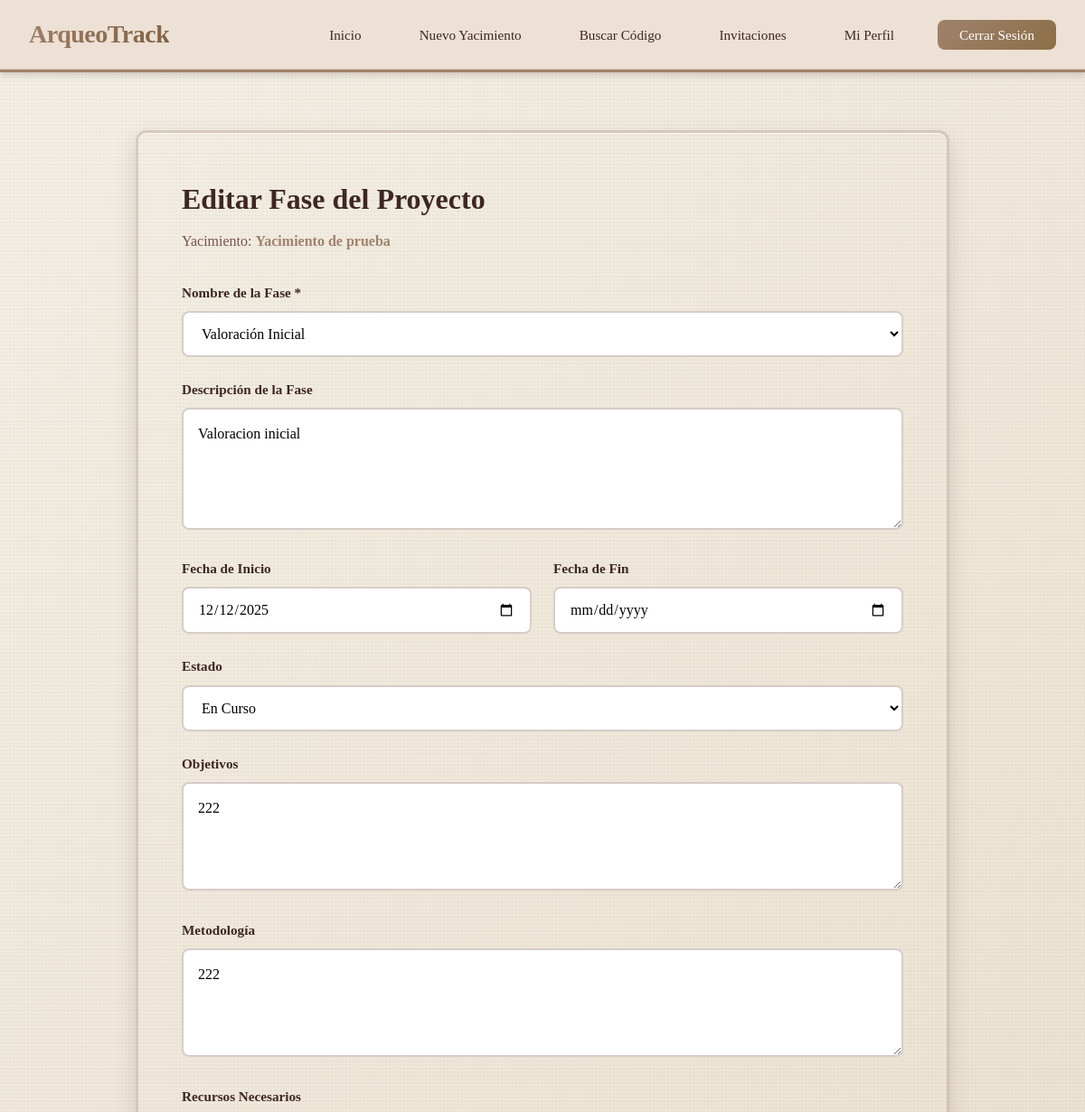
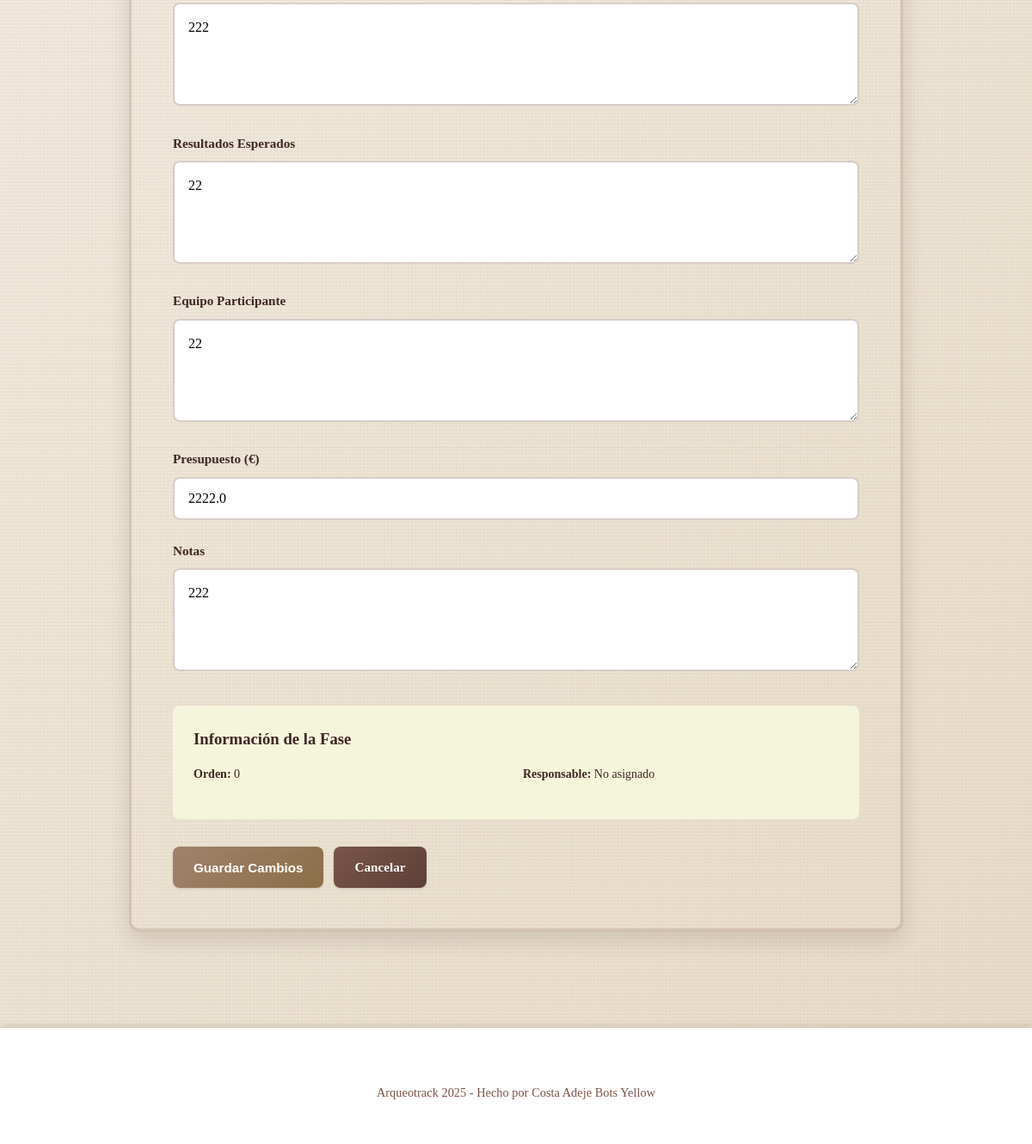
/editar_fase/2 (signed in), run on the app's committed database (2 pictures, top to bottom).
### app/models/yacimiento.py (models this page shows, shortened)
class Yacimiento(db.Model):
    __tablename__ = 'yacimientos'
    id = db.Column(db.Integer, primary_key=True)
    user_id = db.Column(db.Integer, db.ForeignKey('usuarios.id'), nullable=False, index=True)
    nombre = db.Column(db.String(200), nullable=False)
    ubicacion = db.Column(db.String(300))
    descripcion = db.Column(db.Text)
    lat = db.Column(db.Float)
    lng = db.Column(db.Float)
    polygon_geojson = db.Column(db.Text)  # GeoJSON del polígono (almacenado como texto)
    area_m2 = db.Column(db.Float)  # Área en metros cuadrados
    altitud_media = db.Column(db.Float)
    responsable = db.Column(db.String(100))
    fecha_inicio = db.Column(db.Date)
    fecha_fin = db.Column(db.Date)
    fecha_creacion = db.Column(db.DateTime, default=datetime.utcnow, nullable=False)
    fecha_actualizacion = db.Column(db.DateTime, default=datetime.utcnow, onupdate=datetime.utcnow)
    propietario = db.relationship(
        'Usuario',
        back_populates='yacimientos'
    )
    hallazgos = db.relationship(
        'Hallazgo',
        back_populates='yacimiento',
        cascade='all, delete-orphan',
        lazy='dynamic'
    )
    sectores = db.relationship(
        'Sector',
        back_populates='yacimiento',
        cascade='all, delete-orphan',
        lazy='dynamic'
    )
    fases = db.relationship(
        'FaseProyecto',
        back_populates='yacimiento',
        cascade='all, delete-orphan',
        lazy='dynamic',
        order_by='FaseProyecto.orden'
    )
    eventos = db.relationship(
        'Evento',
        back_populates='yacimiento',
        cascade='all, delete-orphan',
        lazy='dynamic',
        order_by='Evento.fecha.desc()'
    )
    invitaciones = db.relationship(
        'Invitacion',
        back_populates='yacimiento',
        cascade='all, delete-orphan',
        lazy='dynamic'
    )
    __table_args__ = (
        db.Index('idx_yacimientos_user_fecha', 'user_id', 'fecha_creacion'),
    )

### app/models/fase.py (models this page shows, shortened)
class FaseProyecto(db.Model):
    __tablename__ = 'fases_proyecto'
    id = db.Column(db.Integer, primary_key=True)
    yacimiento_id = db.Column(db.Integer, db.ForeignKey('yacimientos.id'), nullable=False, index=True)
    responsable_id = db.Column(db.Integer, db.ForeignKey('usuarios.id'))
    nombre = db.Column(db.String(100), nullable=False)
    descripcion = db.Column(db.Text)
    estado = db.Column(db.String(50), default='planificada')  # planificada, en_curso, finalizada
    orden = db.Column(db.Integer, default=0)
    fecha_inicio = db.Column(db.Date)
    fecha_fin = db.Column(db.Date)
    objetivos = db.Column(db.Text)
    metodologia = db.Column(db.Text)
    recursos_necesarios = db.Column(db.Text)
    resultados_esperados = db.Column(db.Text)
    presupuesto = db.Column(db.Float)
    equipo_participante = db.Column(db.Text)
    notas = db.Column(db.Text)
    fecha_creacion = db.Column(db.DateTime, default=datetime.utcnow, nullable=False)
    yacimiento = db.relationship(
        'Yacimiento',
        back_populates='fases'
    )
    responsable = db.relationship(
        'Usuario',
        back_populates='fases_responsable',
        foreign_keys=[responsable_id]
    )
    eventos = db.relationship(
        'Evento',
        back_populates='fase',
        cascade='all, delete-orphan',
        lazy='dynamic'
    )
    __table_args__ = (
        db.Index('idx_fases_yacimiento_orden', 'yacimiento_id', 'orden'),
    )

### app/blueprints/fase.py (the view, shortened to what this page needs)
@fase_bp.route('/editar_fase/<int:fase_id>', methods=['GET', 'POST'])
@login_required
def editar(fase_id):
    fase = FaseProyecto.query.get_or_404(fase_id)
    puede_editar, _ = current_user.has_permission(fase.yacimiento_id, 'edit')
    if not puede_editar:
        abort(403)
    form = FaseForm(obj=fase)
    return render_template('fases/editar.html', formulario=form, fase=fase)

### app/forms.py
class FaseForm(FlaskForm):
    nombre = SelectField('Nombre', choices=FASES_PREDEFINIDAS, validators=[InputRequired()])
    descripcion = TextAreaField('Descripción')
    estado = SelectField('Estado', choices=[('planificada', 'Planificada'), ('en_curso', 'En Curso'), ('finalizada', 'Finalizada')])
    fecha_inicio = DateField('Fecha Inicio', validators=[Optional()])
    fecha_fin = DateField('Fecha Fin', validators=[Optional()])
    objetivos = TextAreaField('Objetivos', validators=[Optional()], render_kw={'rows': 3})
    metodologia = TextAreaField('Metodología', validators=[Optional()], render_kw={'rows': 3})
    recursos_necesarios = TextAreaField('Recursos Necesarios', validators=[Optional()], render_kw={'rows': 3})
    resultados_esperados = TextAreaField('Resultados Esperados', validators=[Optional()], render_kw={'rows': 3})
    presupuesto = FloatField('Presupuesto', validators=[Optional()])
    equipo_participante = TextAreaField('Equipo Participante', validators=[Optional()], render_kw={'rows': 3})
    notas = TextAreaField('Notas', validators=[Optional()], render_kw={'rows': 3})
    submit = SubmitField('Guardar')

### app/models/user.py (called while the page is built, shortened)
    def has_permission(self, yacimiento_id, permission):
        from app.models.invitacion import Invitacion
        from app.models.yacimiento import Yacimiento
        yacimiento = Yacimiento.query.get(yacimiento_id)
        if not yacimiento:
            return False, None
        if self.id == yacimiento.user_id:
            return True, 'propietario'

### templates/fases/editar.html (shortened to what this page needs)
{% extends "base.html" %}
{% block content %}
<div class="main-content">
    <div class="form-container">
        <h1>Editar Fase del Proyecto</h1>
        <p style="color: var(--gray);">
            Yacimiento: <strong style="color: var(--primary-color);">{{ fase.yacimiento.nombre }}</strong>
        </p>
        <form method="POST">
            <div class="form-group">
                <label for="nombre">Nombre de la Fase *</label>
                {{ formulario.nombre(class="form-control", id="nombre") }}
            </div>
            <div class="form-group">
                <label for="descripcion">Descripción de la Fase</label>
                {{ formulario.descripcion(class="form-control", id="descripcion", rows=4) }}
            </div>
            <div style="display: grid; grid-template-columns: 1fr 1fr; gap: 1.5rem;">
                <div class="form-group">
                    <label for="fecha_inicio">Fecha de Inicio</label>
                    {{ formulario.fecha_inicio(class="form-control", id="fecha_inicio") }}
                </div>
                <div class="form-group">
                    <label for="fecha_fin">Fecha de Fin</label>
                    {{ formulario.fecha_fin(class="form-control", id="fecha_fin") }}
                </div>
            </div>
            <div class="form-group">
                <label for="estado">Estado</label>
                {{ formulario.estado(class="form-control", id="estado") }}
            </div>
            <div class="form-group">
                <label for="objetivos">Objetivos</label>
                {{ formulario.objetivos(class="form-control", id="objetivos", rows=3) }}
            </div>
            <div class="form-group">
                <label for="metodologia">Metodología</label>
                {{ formulario.metodologia(class="form-control", id="metodologia", rows=3) }}
            </div>
            <div class="form-group">
                <label for="recursos_necesarios">Recursos Necesarios</label>
                {{ formulario.recursos_necesarios(class="form-control", id="recursos_necesarios", rows=3) }}
            </div>
            <div class="form-group">
                <label for="resultados_esperados">Resultados Esperados</label>
                {{ formulario.resultados_esperados(class="form-control", id="resultados_esperados", rows=3) }}
            </div>
            <div class="form-group">
                <label for="equipo_participante">Equipo Participante</label>
                {{ formulario.equipo_participante(class="form-control", id="equipo_participante", rows=3) }}
            </div>
            <div class="form-group">
                <label for="presupuesto">Presupuesto (€)</label>
                {{ formulario.presupuesto(class="form-control", id="presupuesto", type="number", step="0.01") }}
            </div>
            <div class="form-group">
                <label for="notas">Notas</label>
                {{ formulario.notas(class="form-control", id="notas", rows=3) }}
            </div>
            <div style="margin-top: 2rem; padding: 1.5rem; background: var(--light-gray); border-radius: var(--border-radius);">
                <h3 style="margin-bottom: 1rem;">Información de la Fase</h3>
                <div class="detail-grid" style="grid-template-columns: repeat(auto-fit, minmax(200px, 1fr)); gap: 1rem; font-size: var(--font-sm);">
                    <div><strong>Orden:</strong> {{ fase.orden }}</div>
                    <div><strong>Responsable:</strong> {{ fase.responsable.nombre_usuario if fase.responsable else 'No asignado' }}</div>
                </div>
            </div>
            <div class="button-group" style="margin-top: 2rem;">
                <button type="submit" class="btn">Guardar Cambios</button>
                <a href="/yacimiento/{{ fase.yacimiento_id }}/fases" class="btn btn-secondary">Cancelar</a>
            </div>
        </form>
    </div>
</div>
{% endblock %}

### static/css/styles.css (style rules this page uses)
:root { --primary-color: #a0826d; --primary-dark: #8b6f47; --primary-light: #c9a882; --secondary-color: #7d5e3f; --success-color: #6b8e23; --danger-color: #a0522d; --warning-color: #cd853f; --info-color: #8b7355; --dark: #3e2723; --dark-secondary: #5d4037; --gray: #795548; --light-gray: #f5f5dc; --border-color: #d7ccc8; --white: #ffffff; --bg-color: #faf8f3; --shadow-sm: 0 1px 2px 0 rgba(0, 0, 0, 0.05); --shadow: 0 1px 3px 0 rgba(0, 0, 0, 0.1), 0 1px 2px 0 rgba(0, 0, 0, 0.06); --shadow-md: 0 4px 6px -1px rgba(0, 0, 0, 0.1), 0 2px 4px -1px rgba(0, 0, 0, 0.06); --shadow-lg: 0 10px 15px -3px rgba(0, 0, 0, 0.1), 0 4px 6px -2px rgba(0, 0, 0, 0.05); --shadow-xl: 0 20px 25px -5px rgba(0, 0, 0, 0.1), 0 10px 10px -5px rgba(0, 0, 0, 0.04); --border-radius: 8px; --border-radius-lg: 12px; --space-1: 0.25rem; --space-2: 0.5rem; --space-3: 0.75rem; --space-4: 1rem; --space-5: 1.5rem; --space-6: 2rem; --space-8: 3rem; --font-xs: 0.75rem; --font-sm: 0.875rem; --font-base: 1rem; --font-lg: 1.125rem; --font-xl: 1.25rem; --font-2xl: 1.5rem; --font-3xl: 1.875rem; --font-4xl: 2.25rem; --transition: all 0.3s cubic-bezier(0.4, 0, 0.2, 1); }
* { margin: 0; padding: 0; box-sizing: border-box; }
body { font-family: 'Georgia', 'Palatino', 'Times New Roman', serif; background: var(--bg-color); min-height: 100vh; color: var(--dark); line-height: 1.6; position: relative; }
body::before { content: ''; position: fixed; top: 0; left: 0; width: 100%; height: 100%; background: repeating-linear-gradient(90deg, transparent, transparent 2px, rgba(160, 130, 109, 0.03) 2px, rgba(160, 130, 109, 0.03) 4px), repeating-linear-gradient(0deg, transparent, transparent 2px, rgba(125, 94, 63, 0.03) 2px, rgba(125, 94, 63, 0.03) 4px), linear-gradient(135deg, #f5f1e8 0%, #e8dcc8 100%); z-index: -1; pointer-events: none; }
.main-content, .contenido { max-width: 1400px; margin: 0 auto; padding: var(--space-6); }
.card-info, .detail-grid { display: grid; gap: 0.75rem; margin: 1rem 0; }
.card-actions, .button-group { display: flex; gap: 0.75rem; margin-top: 1.5rem; flex-wrap: wrap; }
.btn { display: inline-block; padding: 0.75rem 1.5rem; background: linear-gradient(135deg, var(--primary-color), var(--primary-dark)); color: var(--white); text-decoration: none; border-radius: var(--border-radius); font-weight: 600; font-size: 0.95rem; border: none; cursor: pointer; transition: var(--transition); box-shadow: var(--shadow); text-align: center; }
.btn-secondary { background: linear-gradient(135deg, var(--gray), var(--dark-secondary)); }
.form-container { background: radial-gradient(circle at 50% 0%, rgba(201, 168, 130, 0.1) 0%, transparent 70%), linear-gradient(180deg, #faf8f3 0%, #f5ebe0 100%); border-radius: var(--border-radius-lg); padding: 3rem; max-width: 900px; margin: 2rem auto; box-shadow: 0 10px 25px rgba(62, 39, 35, 0.15), inset 0 1px 0 rgba(255, 255, 255, 0.7), inset 0 -1px 0 rgba(160, 130, 109, 0.2); border: 3px solid rgba(160, 130, 109, 0.3); background-image: repeating-linear-gradient(0deg, transparent, transparent 50px, rgba(125, 94, 63, 0.02) 50px, rgba(125, 94, 63, 0.02) 51px); }
.form-container h1 { color: var(--dark); margin-bottom: 0.5rem; font-size: 2rem; font-weight: 800; }
.form-container > p { color: var(--gray); margin-bottom: 2rem; }
.form-group { margin-bottom: 1.5rem; }
.form-group label { display: block; margin-bottom: 0.5rem; color: var(--dark); font-weight: 600; font-size: 0.95rem; }
.form-control, input:not([type="submit"]):not([type="button"]):not([type="file"]), textarea, select { width: 100%; padding: 0.875rem 1rem; font-size: 1rem; border: 2px solid var(--border-color); border-radius: var(--border-radius); font-family: inherit; transition: var(--transition); background: var(--white); }
textarea { resize: vertical; min-height: 120px; line-height: 1.6; }

### data on the page
Yacimiento: yacimiento.nombre "Yacimiento de prueba"
FaseProyecto: nombre "Valoración Inicial", descripcion "Valoracion inicial", fecha_inicio "12/12/2025", estado "En Curso", objetivos "222", metodologia "222", recursos_necesarios "222", resultados_esperados "22", equipo_participante "22", presupuesto "2222.0", notas "222", orden "0"

### other printed values
{{ fase.responsable.nombre_usuario if fase.responsable else 'No asignado' }} "No asignado"
